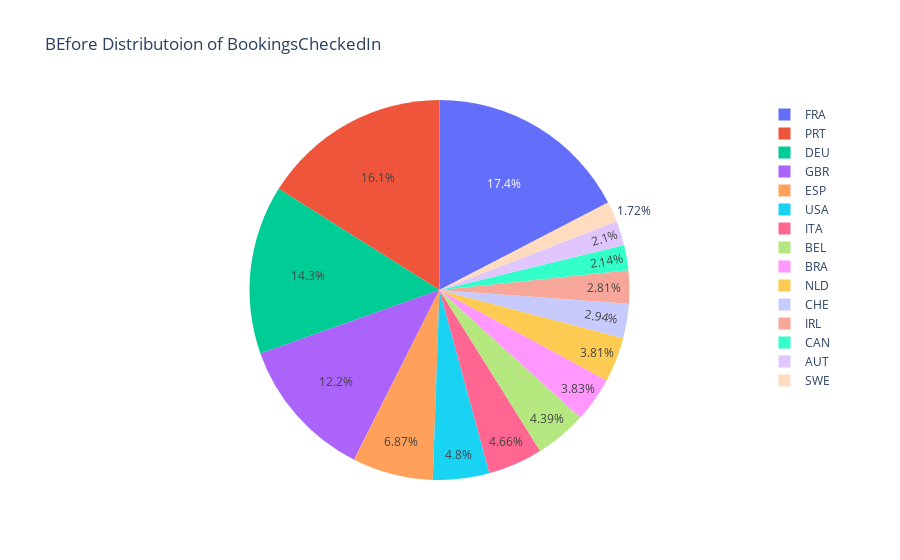

The notebook cell this image was saved under:
### Code cell
top_15 = df['Nationality'].value_counts().head(15)
fig = px.pie( values = top_15.values,names=top_15.keys(), title='BEfore Distributoion of BookingsCheckedIn')
fig.show()

### Figure 1 — Plotly figure (JSON) as saved in the notebook; plotly's stock layout.template omitted (floating-point values rounded to 4 significant figures)
{"data": [{"domain": {"x": [0, 1], "y": [0, 1]}, "hovertemplate": "label=%{label}<br>value=%{value}<extra></extra>", "labels": ["FRA", "PRT", "DEU", "GBR", "ESP", "USA", "ITA", "BEL", "BRA", "NLD", "CHE", "IRL", "CAN", "AUT", "SWE"], "legendgroup": "", "name": "", "showlegend": true, "type": "pie", "values": [12307, 11382, 10164, 8610, 4864, 3398, 3301, 3111, 2710, 2698, 2081, 1991, 1514, 1487, 1221]}], "layout": {"legend": {"tracegroupgap": 0}, "title": {"text": "BEfore Distributoion of BookingsCheckedIn"}}}
